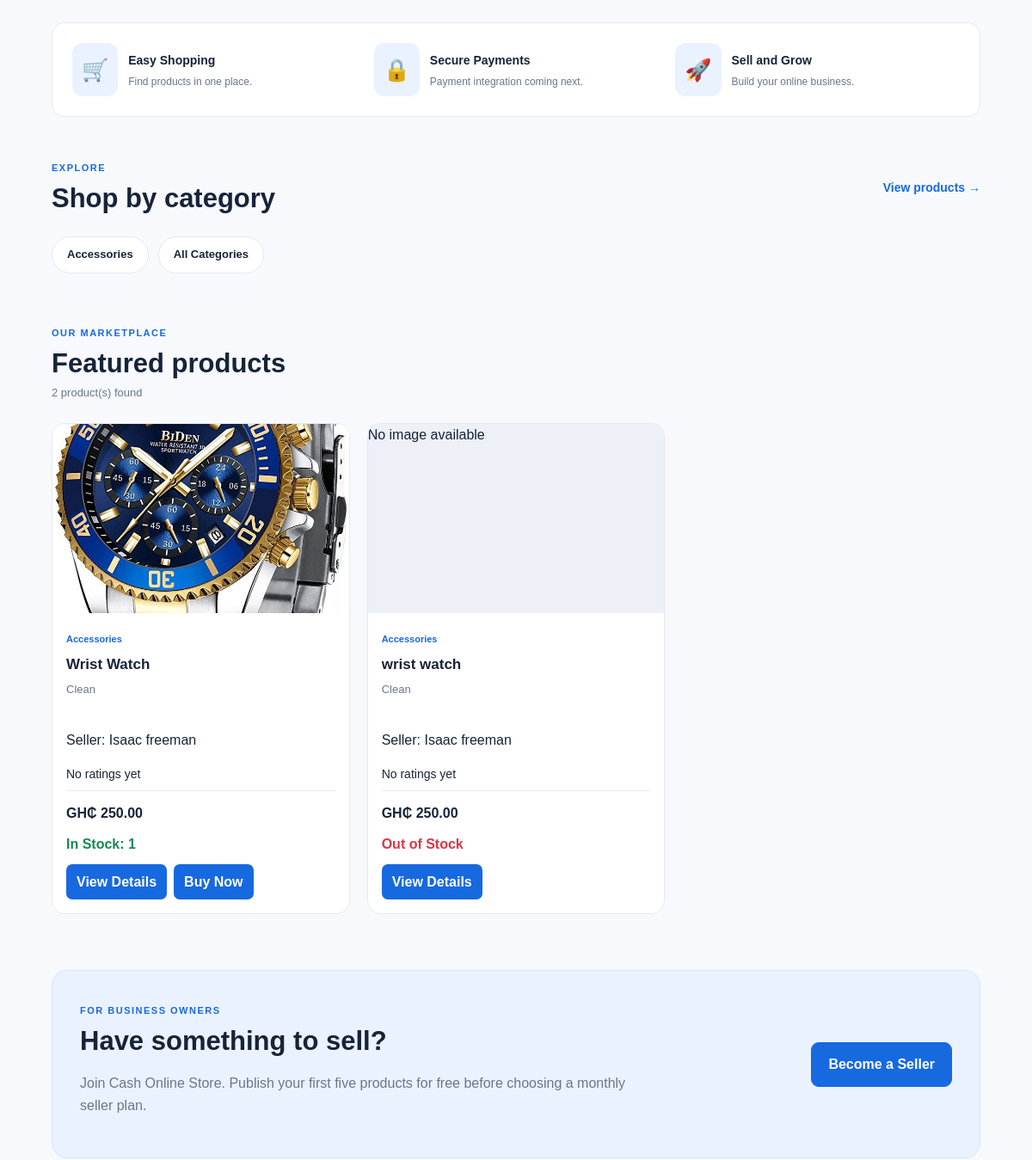
The app's page / (middle part), older data.
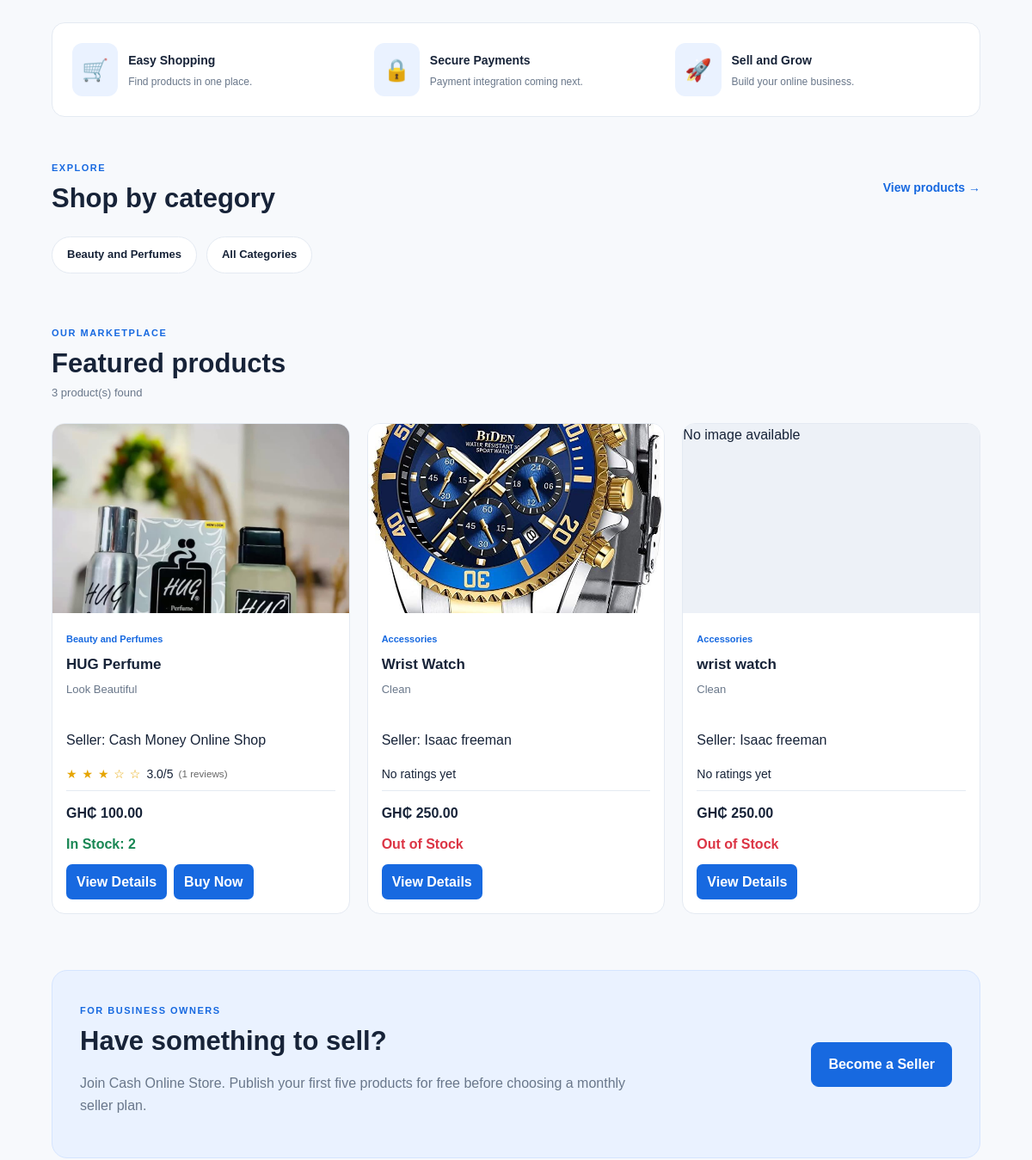
The same page, newer data.
### tables this page shows
CREATE TABLE products (
            id INTEGER PRIMARY KEY AUTOINCREMENT,
            seller_id INTEGER NOT NULL,
            name TEXT NOT NULL,
            category TEXT NOT NULL,
            price REAL NOT NULL CHECK(price >= 0),
            quantity INTEGER NOT NULL DEFAULT 1 CHECK(quantity >= 0),
            image TEXT,
            description TEXT,
            created_at TIMESTAMP DEFAULT CURRENT_TIMESTAMP,
            FOREIGN KEY (seller_id) REFERENCES users(id)
        );

CREATE TABLE users (
            id INTEGER PRIMARY KEY AUTOINCREMENT,
            name TEXT NOT NULL,
            email TEXT NOT NULL UNIQUE,
            password_hash TEXT NOT NULL,
            role TEXT NOT NULL CHECK(role IN ('buyer', 'seller')),
            created_at TIMESTAMP DEFAULT CURRENT_TIMESTAMP
        , profile_image TEXT, shop_description TEXT);

### app.py (the view, shortened to what this page needs)
@app.route("/")
def home():
    search = request.args.get("q", "").strip()
    category = request.args.get("category", "").strip()
    connection = get_db_connection()
    try:
        query = """
            SELECT
                p.*,
                u.name AS seller_name,

                (
                    SELECT AVG(sr.rating)
                    FROM seller_reviews AS sr
                    WHERE sr.seller_id = p.seller_id
                ) AS seller_average_rating,

                (
                    SELECT COUNT(sr.id)
                    FROM seller_reviews AS sr
                    WHERE sr.seller_id = p.seller_id
                ) AS seller_review_count

            FROM products AS p
            JOIN users AS u ON u.id = p.seller_id
            WHERE u.role = 'seller'

        """
        parameters = []
        if category:
            query += " AND p.category = ?"
            parameters.append(category)
        query += " ORDER BY p.created_at DESC, p.id DESC"
        products = connection.execute(
            query, parameters
        ).fetchall()
        categories = connection.execute("""
            SELECT DISTINCT category
            FROM products
            WHERE quantity > 0
            ORDER BY category
        """).fetchall()
    finally:
        connection.close()
    return render_template(
        "index.html",
        products=products,
        categories=categories,
        search=search,
        selected_category=category
    )

### app.py (called while the page is built)
def get_db_connection():
    connection = sqlite3.connect(DATABASE)
    connection.row_factory = sqlite3.Row
    return connection

### templates/index.html (shortened to what this page needs)
<!DOCTYPE html>
<html lang="en">
<head>
    <link rel="stylesheet"
          href="{{ url_for('static', filename='style.css') }}">
</head>
<body>
<main>
    <section class="benefits">
        <div class="benefit">
            <span class="benefit-icon">🛒</span>
            <div>
                <strong>Easy Shopping</strong>
                <p>Find products in one place.</p>
            </div>
        </div>
        <div class="benefit">
            <span class="benefit-icon">🔒</span>
            <div>
                <strong>Secure Payments</strong>
                <p>Payment integration coming next.</p>
            </div>
        </div>
        <div class="benefit">
            <span class="benefit-icon">🚀</span>
            <div>
                <strong>Sell and Grow</strong>
                <p>Build your online business.</p>
            </div>
        </div>
    </section>
    <section id="categories" class="section">
        <div class="section-heading">
            <div>
                <span class="eyebrow">EXPLORE</span>
                <h2>Shop by category</h2>
            </div>
            <a href="#products" class="text-link">
                View products →
            </a>
        </div>
        <div class="category-list">
            {% for category in categories %}
                <a
                    class="category-chip {% if selected_category|lower == category['category']|lower %}active{% endif %}"
                    href="{{ url_for('home', q=search, category=category['category']) }}">
                    {{ category['category'] }}
                </a>
            {% endfor %}
            <a class="category-chip"
               href="{{ url_for('home', q=search) }}">
                All Categories
            </a>
        </div>
    </section>
    <section id="products" class="section">
        <div class="section-heading">
            <div>
                <span class="eyebrow">OUR MARKETPLACE</span>
                <h2>
                    {% if search %}
                        Search results
                    {% elif selected_category %}
                        {{ selected_category }}
                    {% else %}
                        Featured products
                    {% endif %}
                </h2>
                <p class="muted">
                    {{ products|length }} product(s) found
                </p>
            </div>
        </div>
        {% if products %}
            <div class="product-grid">
                {% for product in products %}
                    <article class="product-card">
                        <a class="product-image"
                           href="{{ url_for('product_detail', product_id=product['id']) }}">
                            {% if product['image'] %}
                                <img
                                    src="{{ product['image'] }}"
                                    alt="{{ product['name'] }}"
                                    loading="lazy">
                            {% else %}
                                <span>No image available</span>
                            {% endif %}
                        </a>
                        <div class="product-info">
                            <span class="product-category">
                                {{ product['category'] }}
                            </span>
                            <h3>
                                <a href="{{ url_for('product_detail', product_id=product['id']) }}">
                                    {{ product['name'] }}
                                </a>
                            </h3>
                            <p class="product-description">
                                {{ product['description'] or 'No description provided.' }}
                            </p>
                           <p>
    Seller:
    <a href="{{ url_for(
        'seller_profile',
        seller_id=product['seller_id']
    ) }}">
        {{ product['seller_name'] }}
    </a>
</p>
                          <div class="seller-rating">
    {% if product['seller_review_count'] and product['seller_review_count'] > 0 %}
        <span class="rating-stars">
            {% for star in range(1, 6) %}
                {% if star <= (product['seller_average_rating'] | round(0, 'floor') | int) %}
                    ★
                {% else %}
                    ☆
                {% endif %}
            {% endfor %}
        </span>
        <span>
            {{ "%.1f"|format(product['seller_average_rating']) }}/5
        </span>
        <small>
            ({{ product['seller_review_count'] }} reviews)
        </small>
    {% else %}
        <span>No ratings yet</span>
    {% endif %}
</div>
                            <div class="product-bottom">
                                <strong class="price">
                                    GH₵ {{ "%.2f"|format(product['price']) }}
                                </strong>
                            </div>
                            {% if product['quantity'] > 0 %}
                                <p class="stock-available">
                                    In Stock: {{ product['quantity'] }}
                                </p>
                                <div class="product-actions">
                                    <a
                                        class="add-button"
                                        href="{{ url_for('product_detail', product_id=product['id']) }}">
                                        View Details
                                    </a>
                                    <a
                                        class="add-button"
                                        href="{{ url_for('buy_product', product_id=product['id']) }}">
                                        Buy Now
                                    </a>
                                </div>
                            {% else %}
                                <p class="stock-out">
                                    Out of Stock
                                </p>
                                <div class="product-actions">
                                    <a
                                        class="add-button"
                                        href="{{ url_for('product_detail', product_id=product['id']) }}">
                                        View Details
                                    </a>
                                </div>
                            {% endif %}
                        </div>
                    </article>
                {% endfor %}
            </div>
        {% endif %}
    </section>
    <section id="sell" class="seller-banner">
        <div>
            <span class="eyebrow">FOR BUSINESS OWNERS</span>
            <h2>Have something to sell?</h2>
            <p>
                Join Cash Online Store. Publish your first five
                products for free before choosing a monthly seller plan.
            </p>
        </div>
        <a class="primary-button"
           href="{{ url_for('register') }}">
            Become a Seller
        </a>
    </section>
</main>
</body>
</html>

### static/style.css (style rules this page uses)
:root { --navy: #102846; --blue: #1769e0; --blue-light: #eaf2ff; --text: #172338; --muted: #69778a; --border: #e4eaf2; --background: #f7f9fc; --white: #ffffff; }
* { box-sizing: border-box; }
html { scroll-behavior: smooth; }
body { margin: 0; font-family: Arial, Helvetica, sans-serif; color: var(--text); background: var(--background); line-height: 1.6; }
a { color: inherit; text-decoration: none; }
button, a { -webkit-tap-highlight-color: transparent; }
.eyebrow { font-size: 11px; letter-spacing: 1.5px; font-weight: 800; color: var(--blue); }
.primary-button, .secondary-button { display: inline-block; padding: 12px 19px; border-radius: 9px; font-weight: 700; text-align: center; }
.primary-button { color: white; background: var(--blue); border: 1px solid var(--blue); }
.benefits { margin: 0 5%; padding: 23px; background: white; border: 1px solid var(--border); border-radius: 15px; display: grid; grid-template-columns: repeat(3, 1fr); gap: 20px; }
.benefit { display: flex; align-items: center; gap: 12px; }
.benefit-icon { font-size: 25px; background: var(--blue-light); padding: 11px; border-radius: 12px; }
.benefit strong { font-size: 14px; }
.benefit p { color: var(--muted); font-size: 12px; margin: 3px 0 0; }
.section { padding: 45px 5% 10px; scroll-margin-top: 25px; }
.section-heading { display: flex; justify-content: space-between; align-items: center; gap: 15px; margin-bottom: 20px; }
.section-heading h2, .seller-banner h2, .account-note h2 { margin: 4px 0; font-size: clamp(23px, 3vw, 31px); line-height: 1.3; }
.text-link { color: var(--blue); font-weight: 700; font-size: 14px; }
.category-list { display: flex; flex-wrap: wrap; gap: 11px; }
.category-chip { padding: 10px 17px; border-radius: 25px; background: white; border: 1px solid var(--border); font-size: 13px; font-weight: 700; }
.muted { color: var(--muted); font-size: 13px; margin: 4px 0; }
.product-grid { display: grid; grid-template-columns: repeat(3, minmax(0, 1fr)); gap: 20px; }
.product-card { min-width: 0; overflow: hidden; background: white; border: 1px solid var(--border); border-radius: 15px; transition: transform 0.2s, box-shadow 0.2s; }
.product-image { display: block; position: relative; background: #edf1f7; height: 220px; overflow: hidden; }
.product-image img { width: 100%; height: 100%; object-fit: cover; display: block; }
.product-info { padding: 16px; }
.product-category { font-size: 11px; color: var(--blue); font-weight: 700; }
.product-info h3 { font-size: 17px; margin: 5px 0; }
.product-description { color: var(--muted); font-size: 13px; min-height: 40px; margin: 5px 0 15px; }
.product-bottom { display: flex; align-items: center; justify-content: space-between; gap: 8px; border-top: 1px solid var(--border); padding-top: 13px; }
.price { font-size: 16px; white-space: nowrap; }
.add-button { color: white; background: var(--blue); border: none; border-radius: 7px; padding: 8px 12px; font-weight: 700; cursor: pointer; }
.seller-banner { margin: 55px 5% 25px; padding: 32px; background: var(--blue-light); border: 1px solid #d5e5ff; border-radius: 18px; display: flex; align-items: center; justify-content: space-between; gap: 20px; scroll-margin-top: 20px; }
.seller-banner p, .account-note p { color: var(--muted); max-width: 650px; }
.product-image img { transition: transform 0.25s ease; }
.product-info h3 { overflow-wrap: anywhere; }
.product-description { overflow-wrap: anywhere; }
.stock-available { color: #198754; font-weight: 600; margin: 10px 0; }
.stock-out { color: #dc3545; font-weight: 700; margin: 10px 0; }
.product-actions { display: flex; flex-wrap: wrap; gap: 8px; align-items: center; }
.seller-rating { display: flex; align-items: center; flex-wrap: wrap; gap: 6px; margin: 8px 0; font-size: 14px; }
.rating-stars { color: #e6a500; letter-spacing: 1px; }
.seller-rating small { color: #666; }

Row changes from the older to the newer data that the page shows:
added products: image (picture), category "Beauty and Perfumes", name "HUG Perfume", description "Look Beautiful", seller_name "Cash Money Online Shop", seller_average_rating "3.0", seller_review_count "1", price "100.00", quantity "2"
changed products "Wrist Watch": quantity "1" → (not shown); quantity "In Stock: Buy Now" → "Out of Stock"
Text that changed along with them:
{{ products|length }}: "2" → "3"
new list line: "Beauty and Perfumes"
list line gone: "Accessories"
